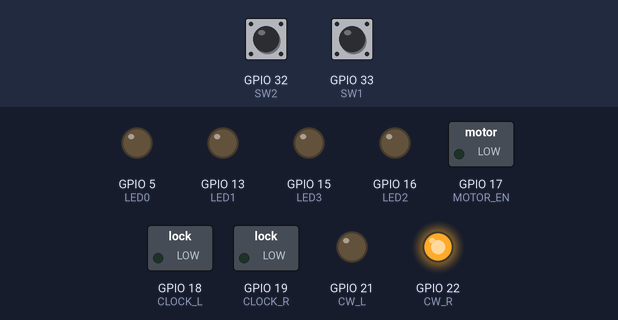
This sketch was run on a simulated ESP32. Parts: switched loads named in the sketch (green lamp = pin HIGH), output pins drawn as LEDs (lit = HIGH). Inputs (shaded band) come from the test bench; at power-on: GPIO 32 (SW2) HIGH, GPIO 33 (SW1) HIGH.

Above: at 1.2 s.
1.3 s: GPIO 32 (SW2) pulled LOW for 0.15 s
At 3.6 s:
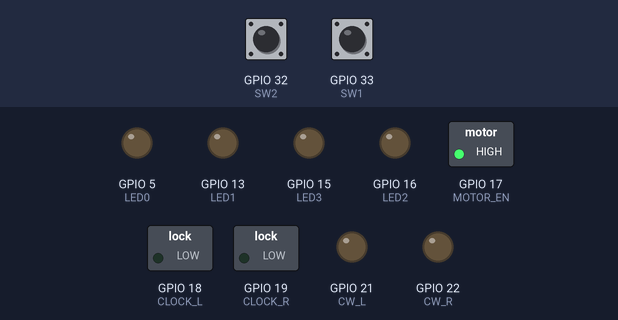
At 4.9 s:
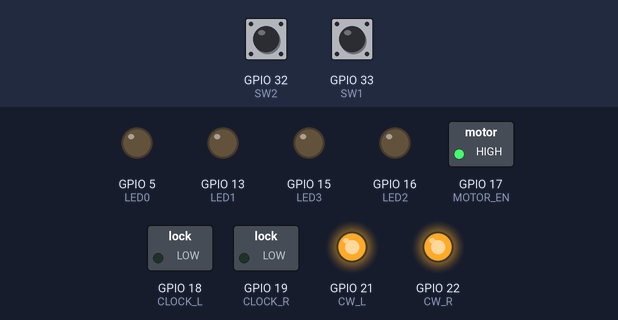
Timing chart, 0 to 10.4 s (numbered marks = the images above; inputs shaded):
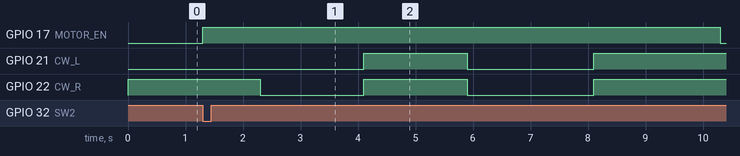

The sketch:

srdc_6_rotate.ino
```cpp
// (licence header left out)
#include "run.h"
#include "stepper.h"

// LEDはHIGHで点灯する。LED0〜3は回路図のL_1〜L_4
#define LED0 5
#define LED1 13
#define LED2 16
#define LED3 15

// SW1・SW2とも内部プルアップを使う
#define SW1 33
#define SW2 32

// HIGHでモータ有効(LOWでドライバがSLEEP)
#define MOTOR_EN 17

// 駆動ピン・タイヤ径・トレッド幅・PULSE・MIN_SPEEDはpins_config.hにまとめてある(run.cpp・stepper.cppが読み込む)

hw_timer_t * g_timer0 = NULL;

portMUX_TYPE g_timer_mux = portMUX_INITIALIZER_UNLOCKED;

// 1kHzのタイマ割り込み。controlInterrupt()で目標速度を更新する
void IRAM_ATTR onTimer0(void)
{
  portENTER_CRITICAL_ISR(&g_timer_mux);  //割り込み禁止
  controlInterrupt();
  portEXIT_CRITICAL_ISR(&g_timer_mux);  //割り込み許可
}

void setup()
{
  pinMode(LED0, OUTPUT);
  pinMode(LED1, OUTPUT);
  pinMode(LED2, OUTPUT);
  pinMode(LED3, OUTPUT);

  digitalWrite(LED0, LOW);
  digitalWrite(LED1, LOW);
  digitalWrite(LED2, LOW);
  digitalWrite(LED3, LOW);

  pinMode(SW1, INPUT_PULLUP);
  pinMode(SW2, INPUT_PULLUP);

  // モータを無効にする
  pinMode(MOTOR_EN, OUTPUT);
  digitalWrite(MOTOR_EN, LOW);

  g_timer0 = timerBegin(1000000);  //1MHz(1us)
  timerAttachInterrupt(g_timer0, &onTimer0);
  timerAlarm(g_timer0, 1000, true, 0);  //1000 * 1us =1000us(1kHz)
  timerStart(g_timer0);

  stepperInit();
}

void loop()
{
  while ((digitalRead(SW1) == HIGH) && (digitalRead(SW2) == HIGH)) {  // ボタンを押すまで待機
    delay(1);
    continue;
  }
  digitalWrite(MOTOR_EN, HIGH);  // 励磁ON
  delay(1000);
  g_run.rotate(right, 1);  // 右に90度回転
  delay(1000);
  g_run.rotate(left, 1);  // 左に90度回転
  delay(1000);
  g_run.rotate(right, 2);  // 右に180度回転
  delay(1000);
  g_run.rotate(left, 2);  // 左に180度回転
  delay(1000);
  digitalWrite(MOTOR_EN, LOW);  // 励磁OFF
}
```

run.cpp
```cpp
// (licence header left out)
#include <Arduino.h>
#include "stepper.h"
#include "pins_config.h"
#include "run.h"

// グローバルインスタンスの生成
RUN g_run;

// RUNクラスのコンストラクタおよびメンバ関数の定義
RUN::RUN()
{
  speed = 0.0;
  accel = 0.0;
}

// 1kHzのタイマ割り込み(onTimer0)から呼ばれ、RUN::interrupt()で速度を更新する
void controlInterrupt(void) { g_run.interrupt(); }

// 1msごとに速度をaccelだけ変え、min_speed〜max_speedの範囲に収める
void RUN::interrupt(void)
{

  speed += accel; // 速度を更新

  if (speed > max_speed) {
    speed = max_speed;
  }
  if (speed < min_speed) {
    speed = min_speed;
  }
}

// 左右のモータの回転方向を設定する
void RUN::dirSet(t_CW_CCW dir_left, t_CW_CCW dir_right)
{
  stepperDirSet(dir_left == MOT_FORWARD, dir_right == MOT_FORWARD);
}

// 走行パルスのカウンタを0にする
void RUN::counterClear(void) { stepperCounterClear(); }

// 左右の速度[mm/s]をパルス周波数に変換して出力する
void RUN::speedSet(double l_speed, double r_speed)
{
  stepperHzSet(l_speed / PULSE, r_speed / PULSE);  // 速度[mm/s]をパルス周波数[Hz]に変換
}

// 左右の走行パルスの合計と走行距離を取得
void RUN::stepGet(void)
{
  int l, r;
  stepperCounterGet(&l, &r);
  step_lr = abs(l) + abs(r);
  step_lr_len = (int)((float)step_lr / 2.0 * PULSE);
}

// パルスの出力を止めてモータを止める
void RUN::stop(void) { stepperStop(); }

// 最小速度から設定速度まで加速 (走行距離[mm]、設定速度[mm/s])
void RUN::accelerate(int len, int finish_speed)
{
  int obj_step;

  accel = 1.5;
  min_speed = MIN_SPEED;
  speed = MIN_SPEED;
  max_speed = finish_speed;
  counterClear();
  speedSet(MIN_SPEED, MIN_SPEED);
  dirSet(MOT_FORWARD, MOT_FORWARD);
  obj_step = (int)((float)len * 2.0 / PULSE);
  while (1) {
    stepGet();
    speedSet(speed, speed);
    if (step_lr > obj_step) {
      break;
    }
  }
}

// 一定速度で走行 (走行距離[mm]、設定速度[mm/s])
void RUN::oneStep(int len, int init_speed)
{
  int obj_step;

  accel = 0.0;
  max_speed = init_speed;
  min_speed = init_speed;
  speed = init_speed;
  counterClear();
  speedSet(init_speed, init_speed);
  dirSet(MOT_FORWARD, MOT_FORWARD);
  obj_step = (int)((float)len * 2.0 / PULSE);

  while (1) {
    stepGet();
    speedSet(speed, speed);
    if (step_lr > obj_step) {
      break;
    }
  }
}

// 設定速度から最小速度まで減速 (走行距離[mm]、初期速度[mm/s])
void RUN::decelerate(int len, int init_speed)
{
  int obj_step;

  accel = 1.5;
  max_speed = init_speed;
  min_speed = init_speed;
  speed = init_speed;
  counterClear();
  speedSet(init_speed, init_speed);
  dirSet(MOT_FORWARD, MOT_FORWARD);
  obj_step = (int)((float)len * 2.0 / PULSE);

  while (1) {
    stepGet();
    speedSet(speed, speed);
    if (
      (int)(len - step_lr_len) <
      (int)(((speed * speed) - (MIN_SPEED * MIN_SPEED)) / (2.0 * 1000.0 * accel))) {
      break;
    }
  }

  accel = -1.5;
  min_speed = MIN_SPEED;

  while (1) {
    stepGet();
    speedSet(speed, speed);
    if (step_lr > obj_step) {
      break;
    }
  }

  stop();
}

// その場でdirの向きへ90度×times回る。加速して回り、残りの角度が制動距離を切ったら減速して止まる
void RUN::rotate(t_local_direction dir, int times)
{
  int obj_step;

  accel = 1.5;
  max_speed = 350.0;
  min_speed = MIN_SPEED;
  speed = MIN_SPEED;
  counterClear();
  speedSet(MIN_SPEED, MIN_SPEED);
  obj_step = (int)(TREAD_WIDTH * PI / 4.0 * (float)times * 2.0 / PULSE);

  switch (dir) {
    case right:
      dirSet(MOT_FORWARD, MOT_BACK);
      break;
    case left:
      dirSet(MOT_BACK, MOT_FORWARD);
      break;
    default:
      dirSet(MOT_FORWARD, MOT_FORWARD);
      break;
  }

  while (1) {
    stepGet();	// 走行パルスの取得
    speedSet(speed, speed); // 速度の設定(L, R)
    if ( 	// 減速を始めるか判定する
      (int)((obj_step / 2.0 * PULSE) - step_lr_len) <
      (int)(((speed * speed) - (MIN_SPEED * MIN_SPEED)) / (2.0 * 1000.0 * accel))) {
      break;
    }
  }

  accel = -1.5;
  min_speed = MIN_SPEED;

  while (1) {
    stepGet();	// 走行パルスの取得
    speedSet(speed, speed); // 速度の設定(L, R)
    if (step_lr > obj_step) {	// 回転し終えたか判定する
      break;
    }
  }

  stop();
}
```

run.h
```cpp
// (licence header left out)
#ifndef SRC_RUN_H_
#define SRC_RUN_H_

typedef enum { front, right, left, rear } t_local_direction;

typedef enum { MOT_FORWARD = 1, MOT_BACK = 2 } t_CW_CCW;

class RUN
{
private:
public:
  volatile double accel;
  volatile double speed;
  volatile double max_speed;
  volatile double min_speed;

  RUN();
  void interrupt(void);
  void counterClear(void);
  void dirSet(t_CW_CCW dir_left, t_CW_CCW dir_right);
  void speedSet(double l_speed, double r_speed);
  void stepGet(void);
  void stop(void);
  void accelerate(int len, int finish_speed);
  void oneStep(int len, int init_speed);
  void decelerate(int len, int init_speed);
  void rotate(t_local_direction dir, int times);

private:
  int step_lr_len, step_lr;
};

extern RUN g_run;

void controlInterrupt(void);

#endif /* SRC_RUN_H_ */
```

stepper.cpp
```cpp
// (licence header left out)
#include <Arduino.h>
#include "pins_config.h"
#include "stepper.h"

#define STEP_TIMER_HZ 2000000  // パルス周期を数えるタイマーの分解能(0.5us)
#define STEP_HZ_MIN 30         // 周期の上限(約33ms)。速度の変更は次のパルスで反映される

static hw_timer_t * g_timer2 = NULL;  // 右モータ
static hw_timer_t * g_timer3 = NULL;  // 左モータ
static portMUX_TYPE g_stepper_mux = portMUX_INITIALIZER_UNLOCKED;
static volatile bool g_motor_move = false;
static volatile unsigned short g_step_hz_r = STEP_HZ_MIN;
static volatile unsigned short g_step_hz_l = STEP_HZ_MIN;
static volatile int g_step_r = 0, g_step_l = 0;          // 前進方向を正とするパルス数
static volatile int g_step_sign_r = 1, g_step_sign_l = 1;  // +1:前進、-1:後退

// CLOCKピンに1パルス出す
static inline void IRAM_ATTR clockPulse(uint8_t pin)
{
  digitalWrite(pin, HIGH);
  for (int i = 0; i < 100; i++) {
    asm("nop \n");
  }
  digitalWrite(pin, LOW);
}

// 右モータのパルス出力の割り込み。次の割り込みまでの時間を、現在の周波数から設定し直す
static void IRAM_ATTR isrR(void)
{
  portENTER_CRITICAL_ISR(&g_stepper_mux);
  if (g_motor_move) {
    timerAlarm(g_timer2, STEP_TIMER_HZ / g_step_hz_r, true, 0);
    clockPulse(CLOCK_R);
    g_step_r += g_step_sign_r;
  }
  portEXIT_CRITICAL_ISR(&g_stepper_mux);
}

// 左モータのパルス出力の割り込み
static void IRAM_ATTR isrL(void)
{
  portENTER_CRITICAL_ISR(&g_stepper_mux);
  if (g_motor_move) {
    timerAlarm(g_timer3, STEP_TIMER_HZ / g_step_hz_l, true, 0);
    clockPulse(CLOCK_L);
    g_step_l += g_step_sign_l;
  }
  portEXIT_CRITICAL_ISR(&g_stepper_mux);
}

void stepperInit(void)
{
  pinMode(CW_R, OUTPUT);
  pinMode(CW_L, OUTPUT);
  pinMode(CLOCK_R, OUTPUT);
  pinMode(CLOCK_L, OUTPUT);
  digitalWrite(CLOCK_R, LOW);
  digitalWrite(CLOCK_L, LOW);
  stepperDirSet(true, true);

  g_timer2 = timerBegin(STEP_TIMER_HZ);  //2MHz(0.5us)
  timerAttachInterrupt(g_timer2, &isrR);
  timerAlarm(g_timer2, STEP_TIMER_HZ / STEP_HZ_MIN, true, 0);
  timerStart(g_timer2);

  g_timer3 = timerBegin(STEP_TIMER_HZ);
  timerAttachInterrupt(g_timer3, &isrL);
  timerAlarm(g_timer3, STEP_TIMER_HZ / STEP_HZ_MIN, true, 0);
  timerStart(g_timer3);
}

void stepperDirSet(bool forward_l, bool forward_r)
{
  portENTER_CRITICAL(&g_stepper_mux);
  digitalWrite(CW_L, forward_l ? CW_L_FORWARD : !CW_L_FORWARD);
  digitalWrite(CW_R, forward_r ? CW_R_FORWARD : !CW_R_FORWARD);
  g_step_sign_l = forward_l ? 1 : -1;
  g_step_sign_r = forward_r ? 1 : -1;
  portEXIT_CRITICAL(&g_stepper_mux);
}

static unsigned short stepHzClamp(double hz)
{
  hz = fabs(hz);
  if (hz < STEP_HZ_MIN) return STEP_HZ_MIN;
  if (hz > 65535.0) return 65535;
  return (unsigned short)hz;
}

void stepperHzSet(double hz_l, double hz_r)
{
  g_step_hz_l = stepHzClamp(hz_l);
  g_step_hz_r = stepHzClamp(hz_r);
  g_motor_move = true;
}

void stepperStop(void) { g_motor_move = false; }

void stepperCounterClear(void)
{
  portENTER_CRITICAL(&g_stepper_mux);
  g_step_l = 0;
  g_step_r = 0;
  portEXIT_CRITICAL(&g_stepper_mux);
}

void stepperCounterGet(int * l, int * r)
{
  portENTER_CRITICAL(&g_stepper_mux);
  *l = g_step_l;
  *r = g_step_r;
  portEXIT_CRITICAL(&g_stepper_mux);
}
```

stepper.h
```cpp
// (licence header left out)
#ifndef STEPPER_H_
#define STEPPER_H_

// EIC4311(SLA7078互換)のパルス生成。左右のタイマー割り込みで
// CLOCKピンにパルスを出し、パルス数を数える。カウンタは前進方向を正とする符号付き
void stepperInit(void);
void stepperDirSet(bool forward_l, bool forward_r);
void stepperHzSet(double hz_l, double hz_r);  // 左右のパルス周波数[Hz]を設定し、出力を始める
void stepperStop(void);
void stepperCounterClear(void);
void stepperCounterGet(int * l, int * r);

#endif  // STEPPER_H_
```

pins_config.h
```cpp
#ifndef PINS_CONFIG_H_
#define PINS_CONFIG_H_

// EIC4311(SLA7078互換)の駆動ピン
#define CLOCK_R 19
#define CLOCK_L 18
#define CW_R 22
#define CW_L 21
// 前進時のCW/CCWピンの出力。モータの向きが逆なら、ここを反転する
#define CW_R_FORWARD HIGH
#define CW_L_FORWARD LOW

#define TIRE_DIAMETER (51.75)
#define TREAD_WIDTH (101.00)
#define MIN_SPEED 30

// モータ1回転あたりのパルス数(1.8°モータ、EIC4311はM2=H・M1/M3=Lの2分割で200×2)
#define PULSE_PER_REV 400.0
#define PULSE (TIRE_DIAMETER * PI / PULSE_PER_REV)

#endif
```

Measured:
- after the input at 1.3 s, GPIO 17 (MOTOR_EN): LOW → HIGH at once, → LOW 9.0 s later; GPIO 21 (CW_L): LOW → HIGH after 2.8 s, → LOW 1.8 s later, → HIGH 2.2 s later; GPIO 22 (CW_R): HIGH → LOW after 1.0 s, → HIGH 1.8 s later, → LOW 1.8 s later, → HIGH 2.2 s later
